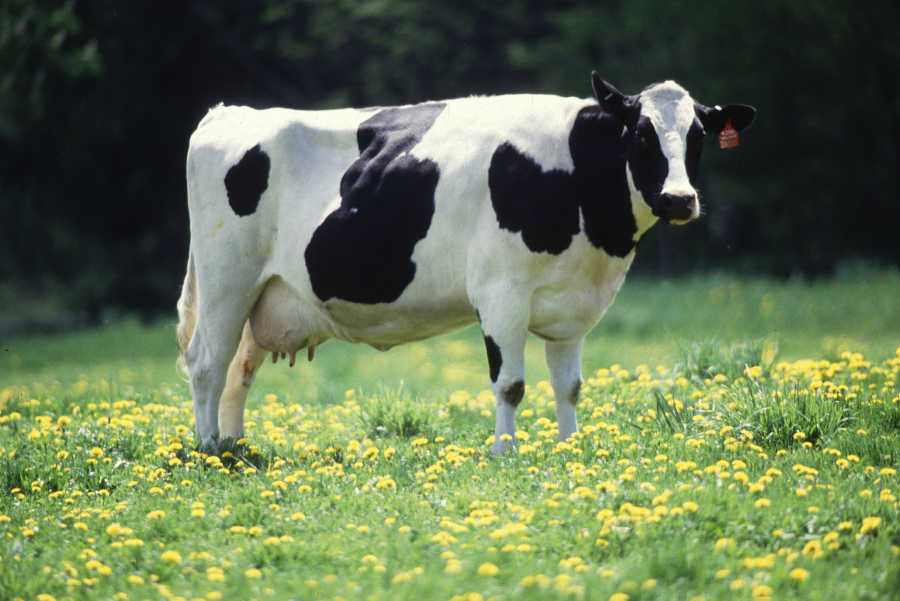
#> input picture Cow_female_black_white.jpg, 2700 x 1803 px (shown at 1/3 size)
$ python eda_images.py --input . --out out   (older library calls are emulated)
#> lines starting #> are read from the running program, lines starting #| are printed output that depends on the picture
"""Image EDA for livestock/cattle datasets.

What it does (useful before training UNet/YOLO):
- Counts images, file types
- Detects unreadable/corrupt images
- Computes width/height/aspect ratio distributions
- Estimates brightness and blur (if OpenCV available)
- Finds exact duplicates via file hash
- Saves a small report (JSON + CSV) + plots

Usage:
  python3 eda_images.py --input images --out eda_out_images
  python3 eda_images.py --input yt_images --out eda_out_yt --max-images 5000

Notes:
- For very large folders, use --max-images to sample.
"""

from __future__ import annotations

import argparse
import csv
import hashlib
import json
import math
import os
import random
from dataclasses import asdict, dataclass
from pathlib import Path
from typing import Any, Dict, Iterable, List, Optional, Tuple

import numpy as np
from PIL import Image

try:
    import cv2  # type: ignore

    HAS_CV2 = True
except Exception:
    HAS_CV2 = False

try:
    import matplotlib

    matplotlib.use("Agg")
    import matplotlib.pyplot as plt

    HAS_PLT = True
except Exception:
    HAS_PLT = False


SUPPORTED_EXTS = {".jpg", ".jpeg", ".png", ".webp", ".bmp", ".tif", ".tiff"}


@dataclass
class ImageRow:
    path: str
    ext: str
    width: int
    height: int
    aspect: float
    mode: str
    channels: int
    file_size_bytes: int
    sha256_16: str
    brightness_mean: Optional[float]
    blur_laplacian_var: Optional[float]


@dataclass
class Summary:
    input: str
    total_files_found: int
    analyzed_files: int
    unreadable_files: int
    extensions: Dict[str, int]
    width_min: int
    width_p50: int
    width_p95: int
    width_max: int
    height_min: int
    height_p50: int
    height_p95: int
    height_max: int
    aspect_min: float
    aspect_p50: float
    aspect_p95: float
    aspect_max: float
    file_size_mb_p50: float
    file_size_mb_p95: float
    duplicates_exact_groups: int
    duplicates_exact_files: int


def iter_images(root: Path) -> List[Path]:
    files: List[Path] = []
    for p in root.rglob("*"):
        if p.is_file() and p.suffix.lower() in SUPPORTED_EXTS:
            files.append(p)
    return files


def sha256_first16(path: Path) -> str:
    h = hashlib.sha256()
    with path.open("rb") as f:
        for chunk in iter(lambda: f.read(1024 * 1024), b""):
            h.update(chunk)
    return h.hexdigest()[:16]


def safe_open_image(path: Path) -> Optional[Image.Image]:
    try:
        img = Image.open(path)
#> img is the input picture: PIL image 2700x1803 RGB; mean R, G, B 101, 116.4, 81.7
        img.load()
        return img
    except Exception:
        return None


def pil_to_gray_np(img: Image.Image) -> np.ndarray:
    gray = img.convert("L")
    arr = np.asarray(gray)
    return arr


def brightness_mean(gray: np.ndarray) -> float:
    return float(gray.mean() / 255.0)


def blur_laplacian_var(gray: np.ndarray) -> float:
    if not HAS_CV2:
        raise RuntimeError("OpenCV not available")
    return float(cv2.Laplacian(gray, cv2.CV_64F).var())


def percentile_int(values: np.ndarray, p: float) -> int:
    return int(np.percentile(values, p))


def percentile_float(values: np.ndarray, p: float) -> float:
    return float(np.percentile(values, p))


def save_hist(values: np.ndarray, out_path: Path, title: str, xlabel: str, bins: int = 50) -> None:
    if not HAS_PLT:
        return
    plt.figure(figsize=(8, 4.5))
    plt.hist(values, bins=bins)
    plt.title(title)
    plt.xlabel(xlabel)
    plt.ylabel("count")
    plt.tight_layout()
    plt.savefig(out_path, dpi=150)
    plt.close()


def main() -> int:
    parser = argparse.ArgumentParser(description="Run EDA on an image folder")
    parser.add_argument("--input", required=True, help="Folder containing images")
    parser.add_argument("--out", required=True, help="Output folder for report")
    parser.add_argument("--max-images", type=int, default=0, help="If >0, analyze a random sample of this size")
    parser.add_argument("--seed", type=int, default=42, help="Random seed for sampling")

    args = parser.parse_args()

    in_dir = Path(args.input)
    if not in_dir.is_absolute():
        # interpret relative to cwd
        in_dir = (Path.cwd() / in_dir).resolve()

    out_dir = Path(args.out)
    if not out_dir.is_absolute():
        out_dir = (Path.cwd() / out_dir).resolve()

    out_dir.mkdir(parents=True, exist_ok=True)

    all_files = iter_images(in_dir)
    total_files = len(all_files)

    if total_files == 0:
        print(f"No images found in: {in_dir}")
        return 2

    random.seed(args.seed)
    files = all_files
    if args.max_images and args.max_images > 0 and args.max_images < total_files:
        files = random.sample(all_files, args.max_images)

    ext_counts: Dict[str, int] = {}
    rows: List[ImageRow] = []
    unreadable: List[str] = []

    for p in files:
        ext = p.suffix.lower()
        ext_counts[ext] = ext_counts.get(ext, 0) + 1

        img = safe_open_image(p)
        if img is None:
            unreadable.append(str(p))
            continue

        w, h = img.size
#> w = 2700; h = 1803
        aspect = (w / h) if h else 0.0
#> aspect = 1.5
        mode = img.mode
#> mode = 'RGB'
        channels = len(img.getbands())
#> channels = 3
        size_bytes = p.stat().st_size

        gray = pil_to_gray_np(img)
#> in pil_to_gray_np, `gray = img.convert("L")`:
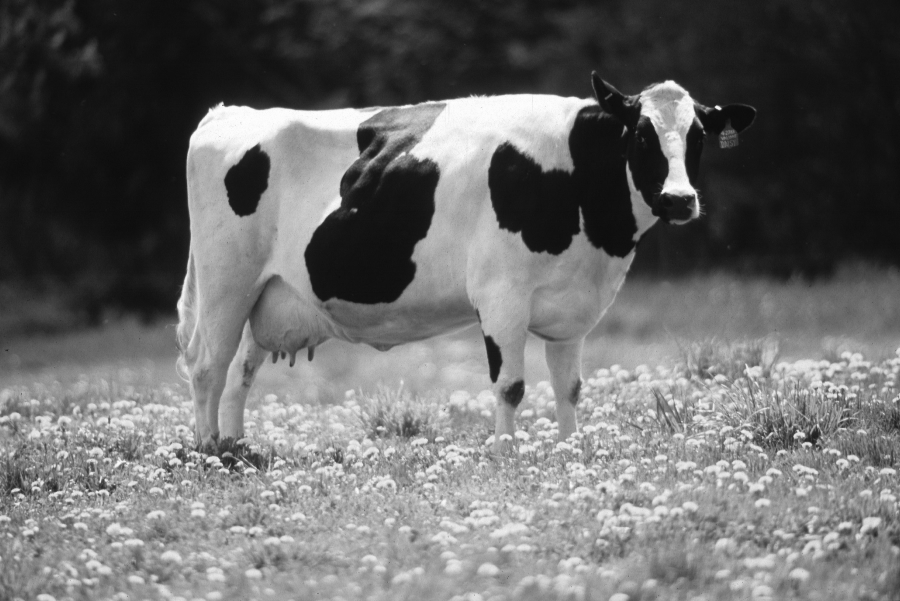
#> gray: PIL image 2700x1803 L (shown at 1/3 size); min 8, max 254, mean 107.9
        bmean = brightness_mean(gray)
#> bmean = 0.423

        blvar: Optional[float] = None
        if HAS_CV2:
            try:
                blvar = blur_laplacian_var(gray)
#> blvar = 90.84
            except Exception:
                blvar = None

        digest16 = sha256_first16(p)

        rows.append(
            ImageRow(
                path=str(p),
                ext=ext,
                width=w,
                height=h,
                aspect=float(aspect),
                mode=mode,
                channels=channels,
                file_size_bytes=size_bytes,
                sha256_16=digest16,
                brightness_mean=bmean,
                blur_laplacian_var=blvar,
            )
        )

    # Save per-image CSV
    csv_path = out_dir / "images.csv"
    with csv_path.open("w", newline="") as f:
        writer = csv.DictWriter(f, fieldnames=list(asdict(rows[0]).keys()) if rows else [])
        if rows:
            writer.writeheader()
            for r in rows:
                writer.writerow(asdict(r))
#> this loop made 2 passes

    # Duplicates (exact)
    dup_map: Dict[str, List[str]] = {}
    for r in rows:
        dup_map.setdefault(r.sha256_16, []).append(r.path)
#> after the loop, dup_map = 1 item
    dup_groups = {k: v for k, v in dup_map.items() if len(v) > 1}
#> dup_groups = 1 item

    # Summary stats
    widths = np.array([r.width for r in rows], dtype=np.int32) if rows else np.array([], dtype=np.int32)
#> widths = [2700, 2700]
    heights = np.array([r.height for r in rows], dtype=np.int32) if rows else np.array([], dtype=np.int32)
#> heights = [1803, 1803]
    aspects = np.array([r.aspect for r in rows], dtype=np.float32) if rows else np.array([], dtype=np.float32)
#> aspects = [1.5, 1.5]
    sizes_mb = np.array([r.file_size_bytes / (1024 * 1024) for r in rows], dtype=np.float32) if rows else np.array([], dtype=np.float32)
#> sizes_mb = [0.867, 0.867]

    summary = Summary(
        input=str(in_dir),
        total_files_found=total_files,
        analyzed_files=len(rows),
        unreadable_files=len(unreadable),
        extensions=dict(sorted(ext_counts.items(), key=lambda kv: (-kv[1], kv[0]))),
        width_min=int(widths.min()) if len(widths) else 0,
        width_p50=percentile_int(widths, 50) if len(widths) else 0,
        width_p95=percentile_int(widths, 95) if len(widths) else 0,
        width_max=int(widths.max()) if len(widths) else 0,
        height_min=int(heights.min()) if len(heights) else 0,
        height_p50=percentile_int(heights, 50) if len(heights) else 0,
        height_p95=percentile_int(heights, 95) if len(heights) else 0,
        height_max=int(heights.max()) if len(heights) else 0,
        aspect_min=float(aspects.min()) if len(aspects) else 0.0,
        aspect_p50=percentile_float(aspects, 50) if len(aspects) else 0.0,
        aspect_p95=percentile_float(aspects, 95) if len(aspects) else 0.0,
        aspect_max=float(aspects.max()) if len(aspects) else 0.0,
        file_size_mb_p50=percentile_float(sizes_mb, 50) if len(sizes_mb) else 0.0,
        file_size_mb_p95=percentile_float(sizes_mb, 95) if len(sizes_mb) else 0.0,
        duplicates_exact_groups=len(dup_groups),
        duplicates_exact_files=sum(len(v) for v in dup_groups.values()),
    )

    # Save JSON summary
    json_path = out_dir / "summary.json"
    json_path.write_text(json.dumps(asdict(summary), indent=2))

    # Save unreadable list
    if unreadable:
        (out_dir / "unreadable.txt").write_text("\n".join(unreadable) + "\n")

    # Save duplicates list
    if dup_groups:
        (out_dir / "duplicates_exact.json").write_text(json.dumps(dup_groups, indent=2))

    # Plots
    if len(rows) and HAS_PLT:
        save_hist(widths, out_dir / "width_hist.png", "Width distribution", "width")
#> in save_hist, `plt.savefig(out_path, dpi=150)`:
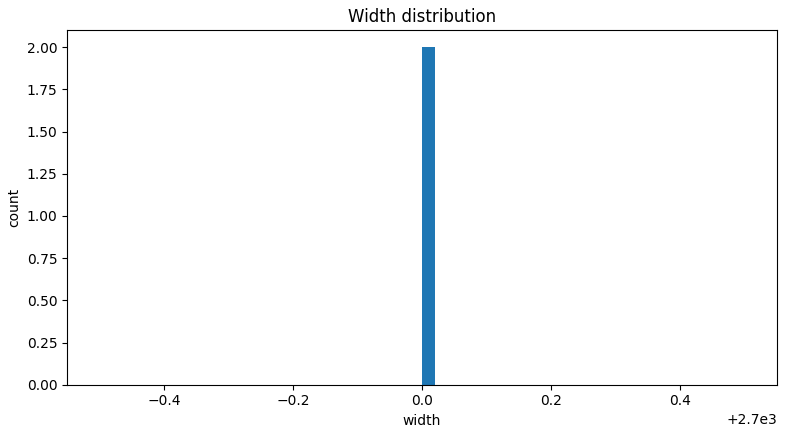
#> figure drawn by matplotlib, 1 panel; tallest bar 2 high, from x = 2700 to 2700
        save_hist(heights, out_dir / "height_hist.png", "Height distribution", "height")
#> call 2 of save_hist, with values = array of shape (2,), title = 'Height distribution', xlabel = 'height', bins = 50
#> in save_hist (call 2), `plt.savefig(out_path, dpi=150)`:
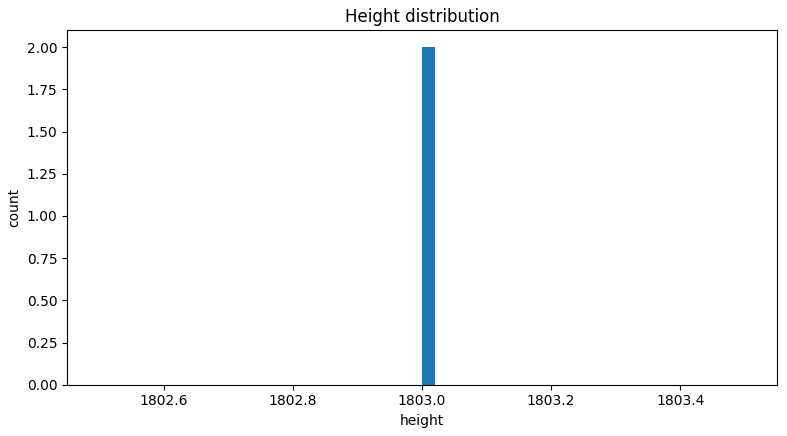
#> figure drawn by matplotlib, 1 panel; tallest bar 2 high, from x = 1803 to 1803
        save_hist(aspects, out_dir / "aspect_hist.png", "Aspect ratio distribution", "w/h")
        save_hist(sizes_mb, out_dir / "filesize_hist.png", "File size distribution (MB)", "MB")

        bmeans = np.array([r.brightness_mean for r in rows if r.brightness_mean is not None], dtype=np.float32)
#> bmeans = [0.423, 0.423]
        if len(bmeans):
            save_hist(bmeans, out_dir / "brightness_hist.png", "Brightness (mean, 0..1)", "brightness")

        blvars = np.array([r.blur_laplacian_var for r in rows if r.blur_laplacian_var is not None], dtype=np.float32)
#> blvars = [90.84, 90.84]
        if len(blvars):
            save_hist(blvars, out_dir / "blur_hist.png", "Blur (Laplacian variance)", "var")

    # Print quick summary
    print("\n=== IMAGE EDA SUMMARY ===")
    print(f"Input: {summary.input}")
#> (printed output is left out)
    print(f"Found: {summary.total_files_found} | Analyzed: {summary.analyzed_files} | Unreadable: {summary.unreadable_files}")
#| Found: 2 | Analyzed: 2 | Unreadable: 0
    print(f"Extensions: {summary.extensions}")
#| Extensions: {'.jpg': 2}
    print(f"Width:  min/p50/p95/max = {summary.width_min}/{summary.width_p50}/{summary.width_p95}/{summary.width_max}")
#| Width:  min/p50/p95/max = 2700/2700/2700/2700
    print(f"Height: min/p50/p95/max = {summary.height_min}/{summary.height_p50}/{summary.height_p95}/{summary.height_max}")
#| Height: min/p50/p95/max = 1803/1803/1803/1803
    print(f"Aspect: min/p50/p95/max = {summary.aspect_min:.3f}/{summary.aspect_p50:.3f}/{summary.aspect_p95:.3f}/{summary.aspect_max:.3f}")
#| Aspect: min/p50/p95/max = 1.498/1.498/1.498/1.498
    print(f"File size (MB): p50/p95 = {summary.file_size_mb_p50:.2f}/{summary.file_size_mb_p95:.2f}")
#| File size (MB): p50/p95 = 0.87/0.87
    print(f"Exact duplicates: groups={summary.duplicates_exact_groups}, files={summary.duplicates_exact_files}")
#| Exact duplicates: groups=1, files=2
    print(f"Report saved to: {out_dir}")

    return 0


if __name__ == "__main__":
    raise SystemExit(main())
#> (the program exits here)
